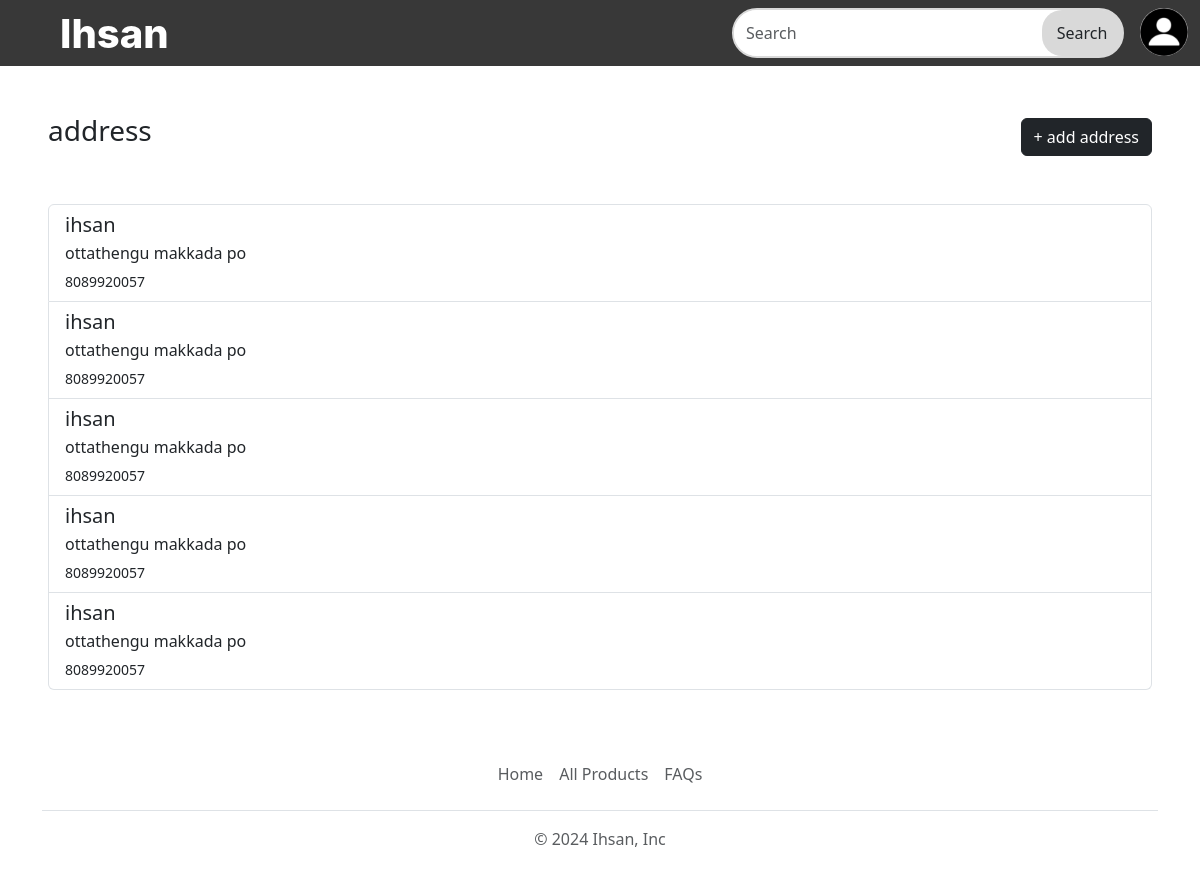
The app's page /user/address/ (signed in) with its own data.
### user_app/models.py (models this page shows, shortened)
class Address(models.Model):
    user=models.ForeignKey(UserModel,on_delete=models.CASCADE,null=False)
    holder_name=models.CharField(max_length=20, validators=[MinLengthValidator(4)],null=False)
    phone_number=models.IntegerField(null=False)
    country=models.CharField(max_length=25,null=False)
    address=models.TextField(null=False)
    town_or_city=models.CharField(max_length=25,null=False)
    state=models.CharField(max_length=25,null=False)
    district=models.CharField(max_length=25,null=False)
    pin_code=models.IntegerField(null=False)
    class Meta:
         unique_together = ['user','holder_name','phone_number','country','address','pin_code','town_or_city','state','district']

### user_app/views.py (the view)
# urls.py: path('user/address/',views.address,name='address'),
@cache_control(no_cache=True, must_revalidate=True, no_store=True)
@login_required(login_url='/user/login')
def address(request):
    address=Address.objects.filter(user__id=request.user.id)
    return render(request,'user/address.html',{'address':address})

### user_app/context_processors.py (called while the page is built)
def user_model(request):
    try:
        return {'user_model':UserModel.objects.filter(block=False).get(id=request.user.pk)}
    except:
        return {}

### template/user/address.html (shortened to what this page needs)
{%extends 'base.html' %}
{%block 'head'%}
{%load static%}
<link rel="stylesheet" href="https://unpkg.com/@trevoreyre/autocomplete-js/dist/style.css" />
{%endblock%}
{%block 'body'%}
    {%include 'user/header.html'%}
    <div class="d-flex justify-content-between m-5" >
        <h3> address</h3>
    <a href="/user/address/add" class="btn btn-dark align-self-end" >+ add address</a></div>
    <div class="list-group m-5"style="min-height: 50%;">
      {%for adrs in address%}
        <a href="/user/address/{{adrs.id}}/edit" class="list-group-item list-group-item-action " aria-current="true">
          <div class="d-flex w-100 justify-content-between">
            <h5 class="mb-1">{{adrs.holder_name}}</h5>
          </div>
          <p class="mb-1">{{adrs.address}}</p>
          <small>{{adrs.phone_number}}</small>
        </a>
        {%endfor%}
      </div>
      <div class="container" style="height: 100px;">
  <footer class="py-3 my-4">
    <ul class="nav justify-content-center border-bottom pb-3 mb-3">
      <li class="nav-item"><a href="/" class="nav-link px-2 text-muted">Home</a></li>
      <li class="nav-item"><a href="/user/products" class="nav-link px-2 text-muted">All Products</a></li>
      <li class="nav-item"><a href="mailto://ihsanofficial.webservice@gmail.com" class="nav-link px-2 text-muted">FAQs</a></li>
    </ul>
    <p class="text-center text-muted">&copy; 2024 Ihsan, Inc</p>
  </footer>
</div>
{%endblock%}

### template/base.html (shortened to what this page needs)
<!DOCTYPE html>
<html lang="en" class="h-100">
<head>
    {% load bootstrap5 %}
    {% bootstrap_css %}
    {%block 'head'%}
    {%endblock%}
</head>
<body class="h-100">
    {%block 'body'%}
    {%endblock%}
</body>
</html>

### template/user/header.html (shortened to what this page needs)
<nav class="navbar" style="background: rgba(0, 0, 0, 0.78);z-index: 2;">
    <div class="container-fluid">
        <a class="ms-1 ms-md-5 fs-1"  style="color: #FFF;text-align: center;font-family: Inter;font-style: normal;font-weight: 800;line-height: normal;text-decoration: none;" id="brand-name" href="/">Ihsan</a>
        <div class="col-6 col-md-4 d-flex justify-content-end">
            <form id="autocomplete" class="d-flex justify-content-end me-3 autocomplete col-12 pe-0" role="search" enctype="multipart/form-data" action="/search-result" method="get" name="search_form" style="border-radius: 50px; height: 50px;
            border: 2px solid #D9D9D9;
            background: #FFF;">
            <input  class=" form-control me-2 autocomplete-input " type="search" placeholder="Search"  name="search"
                    style="background: #FFF;border-radius: 50px;border: 0;z-index: 2; width: 70%;">
            <ul class="autocomplete-result-list"></ul>
                <button class="btn me-0 search-button" type="submit" style="border-radius: 20px;max-width: 100px;min-width: 80px;
            background: #D9D9D9;">Search</button>
            </form>
            <a type="button" data-bs-toggle="offcanvas" data-bs-target="#offcanvasRight" aria-controls="offcanvasRight">
            </a>
        </div>
    </div>
</nav>

### records on screen
Address: holder_name "ihsan", address "ottathengu makkada po", phone_number "8089920057"
Address: holder_name "ihsan", address "ottathengu makkada po", phone_number "8089920057"
Address: holder_name "ihsan", address "ottathengu makkada po", phone_number "8089920057"
Address: holder_name "ihsan", address "ottathengu makkada po", phone_number "8089920057"
Address: holder_name "ihsan", address "ottathengu makkada po", phone_number "8089920057"
